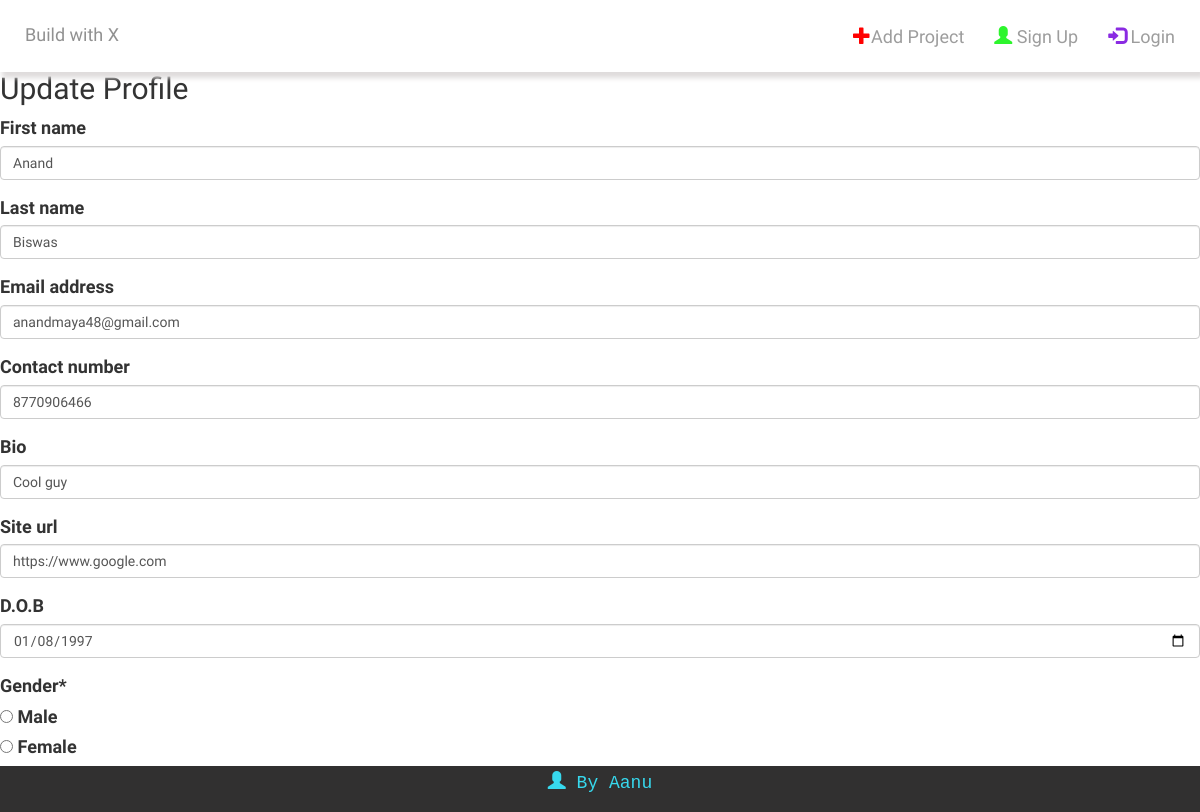
Page /users/update/1/ on the committed database.
### users/models.py (models this page shows, shortened)
class CustomUser(AbstractUser):
    site_url = models.CharField(max_length=200, null=True, blank=True)
    bio = models.CharField(max_length=50, null=True, blank=True)
    dob = models.DateField(auto_now=False, null=True, blank=True)
    contact_number = models.CharField(max_length=10, null=True, blank=True)
    image = models.ImageField(upload_to= 'img/', height_field=None, width_field=None, max_length=100, null=True, blank=True)
    gender = models.CharField(
        max_length=6, choices=GENDER_CHOICES,  null=True, blank=True)

### users/views.py (the view)
# urls.py: path('update/<int:pk>/', UserUpdateView.as_view(),name='update'),
class UserUpdateView(UpdateView):
    model = CustomUser
    success_url = reverse_lazy('home')
    template_name = 'user_update.html'
    form_class = UpdateProfile

### users/forms.py
class UpdateProfile(ModelForm):
    gender = forms.ChoiceField(widget=forms.RadioSelect, choices=GENDER_CHOICES)
    class Meta:
        model = CustomUser
        fields = ('first_name', 'last_name', 'email',
                  'contact_number', 'bio', 'site_url', 'dob', 'gender')
        labels = {
            'dob': ('D.O.B'),
        }
        widgets = {
            'dob': DateInput(attrs={'type': 'date'})
        }

### templates/user_update.html (shortened to what this page needs)
{% extends 'base.html' %}
{% load crispy_forms_tags %}
{% block content %}
<h2>Update Profile</h2>
<form method="post" enctype="multipart/form-data">
    {{ form|crispy }}
    <button type="submit">Update</button>
</form>
{% endblock content %}

### static/css/base.css (style rules this page uses)
body { font-family: 'Source Sans Pro', sans-serif; font-size: 18px; }

### rows in the picture
CustomUser: first_name "Anand", last_name "Biswas", email "anandmaya48@gmail.com", contact_number "8770906466", bio "Cool guy", site_url "https://www.google.com", dob "01/08/1997", gender "☐ Male ☐ Female"
